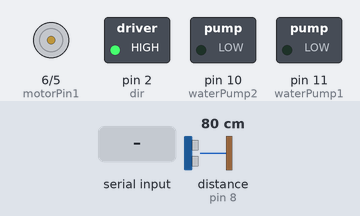
The sketch below on a simulated Arduino Uno, built with avr-gcc and run on an emulated ATmega328P. On the bench: motor-driver pin pairs drawn as motors (green arrow = first pin HIGH = forward, orange = second pin HIGH = backward, longer = more drive), switched loads named in the sketch (green lamp = pin HIGH). Wiring (inferred from the names in the program): ultrasonic range finder: trigger pin 9; echo pin 8. The inputs (shaded band) are chosen by the test bench; at power-on: distance to the obstacle (sensor on pin 8) 80 cm. The echo pulse lasts 58.3 µs per cm; pins used as bus, display or sensor lines are not drawn; what the sketch prints to the serial monitor is not drawn.

Above: at 1.2 s.
1.3 s: "1" received over Serial
At 3.2 s:
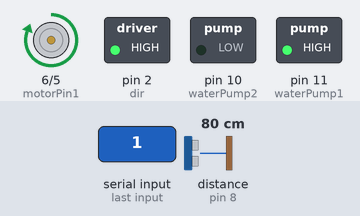
3.5 s: "0" received over Serial
At 5.2 s:
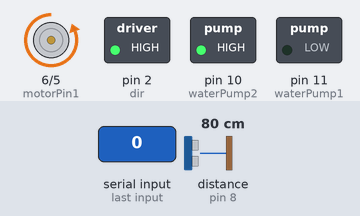
5.5 s: distance to the obstacle (sensor on pin 8) set to 27 cm
7.0 s: distance to the obstacle (sensor on pin 8) set to 23 cm
12.5 s: "2" received over Serial
At 14.4 s:
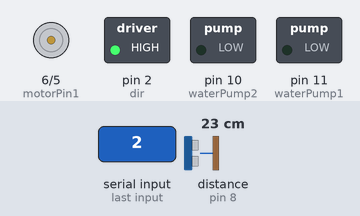
Timing chart, 0 to 15.9 s (numbered marks = the images above; inputs shaded):
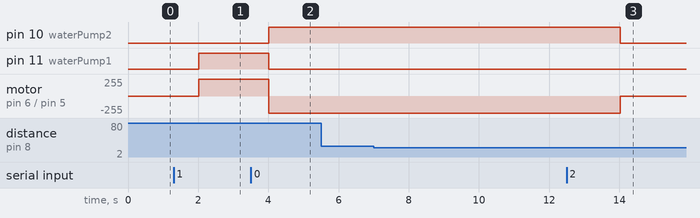

The sketch:

test01_linear_pump.ino
```cpp
int motorPin1 = 6;
int motorPin2 = 5;
int waterPump1 =11;
int waterPump2 =10;
int TRIG = 9;
int ECHO = 8;
int dir = 2;
void setup() {
  // put your setup code here, to run once:
  Serial.begin(9600);
  pinMode(motorPin1,OUTPUT);
  pinMode(motorPin2,OUTPUT);
  pinMode(waterPump1,OUTPUT);
  pinMode(waterPump2,OUTPUT);
  pinMode(TRIG,OUTPUT);
  pinMode(ECHO,INPUT);
  pinMode(dir,OUTPUT);
  digitalWrite(dir,HIGH);
  digitalWrite(motorPin1,LOW);
  digitalWrite(motorPin2,LOW);
  digitalWrite(waterPump1,LOW);
  digitalWrite(waterPump2,LOW);
  digitalWrite(TRIG,LOW);
  printf("DC motor test");
}

void loop() {
  float duration, distance;
  digitalWrite(TRIG,HIGH);
  delayMicroseconds(10);
  digitalWrite(TRIG,LOW);

  duration = pulseIn(ECHO,HIGH);
  distance = duration * 17/1000;

  if(Serial.available()){
    char receivedChar = Serial.read();
    digitalWrite(motorPin1,LOW);
    digitalWrite(motorPin2,LOW);
    digitalWrite(waterPump1,LOW);
    digitalWrite(waterPump2,LOW);
    if(receivedChar == '1'){
      printf("Forward");
      digitalWrite(motorPin1,HIGH);
      digitalWrite(motorPin2,LOW);
      digitalWrite(waterPump1,HIGH);
      digitalWrite(waterPump2,LOW);
      //delay(2000);
    }
    else if(receivedChar == '0'){
      printf("Backward");
      digitalWrite(motorPin1,LOW);
      digitalWrite(motorPin2,HIGH);
      digitalWrite(waterPump1,LOW);
      digitalWrite(waterPump2,HIGH);
      //delay(2000);
    }
    else if(receivedChar == '2')
    {
      printf("Stop");
      digitalWrite(motorPin1,LOW);
      digitalWrite(motorPin2,LOW);
      digitalWrite(waterPump1,LOW);
      digitalWrite(waterPump2,LOW);
      //delay(2000);
    }
  }
  delay(1000);
  Serial.print(distance);
  if(distance > 25 || distance < 5){
    Serial.println("정지");
  }
  else
  {
    Serial.println("동작중");
  }
  delay(1000);
}
```

Measured:
- after the input at 1.3 s, pin 11 (waterPump1): LOW → HIGH after 0.71 s; motor on pin 6 (motorPin1) / pin 5 (motorPin2): stopped → forward 255/255 after 0.71 s
- after the input at 3.5 s, pin 10 (waterPump2): LOW → HIGH after 0.52 s; pin 11 (waterPump1): HIGH → LOW after 0.52 s; motor on pin 6 (motorPin1) / pin 5 (motorPin2): forward 255/255 → backward 255/255 after 0.52 s
- after the input at 5.5 s, every drawn part: stays the same
- after the input at 7.0 s, every drawn part: stays the same
- after the input at 12.5 s, pin 10 (waterPump2): HIGH → LOW after 1.5 s; motor on pin 6 (motorPin1) / pin 5 (motorPin2): backward 255/255 → stopped after 1.5 s
